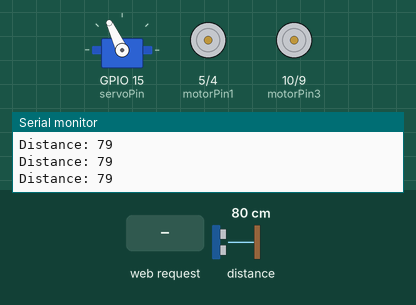
Recording of a sketch running on a simulated ESP8266 (NodeMCU). Shown: servo, motor-driver pin pairs drawn as motors (green arrow = first pin HIGH = forward, orange = second pin HIGH = backward, longer = more drive), the last lines printed to the serial monitor. Wiring (inferred from the names in the program): ultrasonic range finder: trigger GPIO 2; echo GPIO 0. Inputs (shaded band) come from the test bench; at power-on: distance to the obstacle 80 cm. The echo pulse lasts 58.3 µs per cm.

Above: at 3.6 s.
3.7 s: distance to the obstacle set to 24 cm
5.2 s: distance to the obstacle set to 20 cm
At 5.49 s:
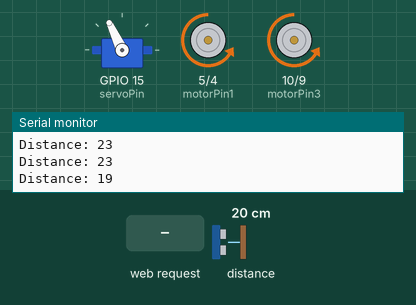
8.2 s: distance to the obstacle set to 35 cm
At 9.2 s:
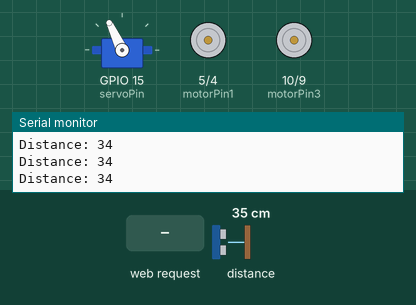
9.9 s: HTTP request GET /?State=F received
At 10.6 s:
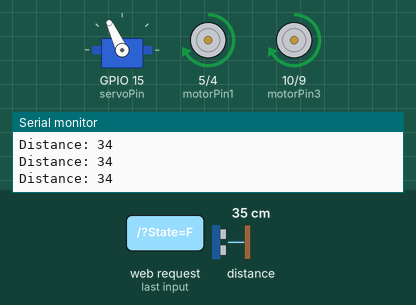
11.4 s: HTTP request GET /?State=L received
At 12.6 s:
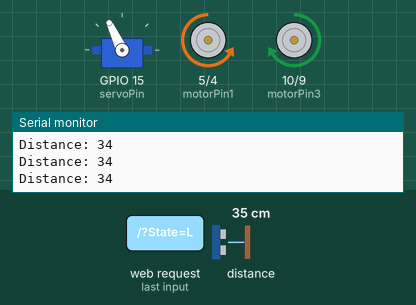
12.9 s: HTTP request GET /?State=B received
At 14.2 s:
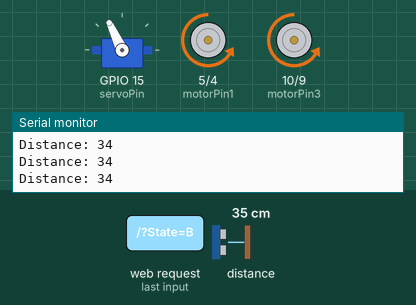
Timing chart, 0 to 15.4 s (numbered marks = the images above; inputs shaded):
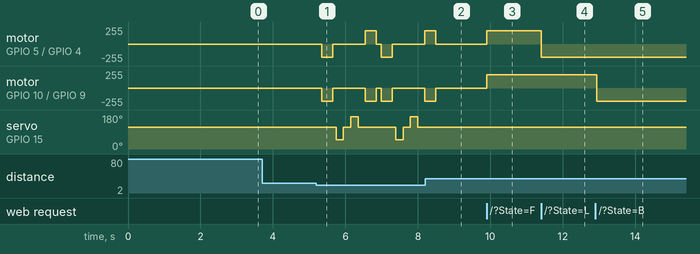

Measured:
- the behaviour switches between 22 and 21 cm on distance to the obstacle (found by bisection; images 0 and 1)
- after the input at 8.2 s, motor on GPIO 5 (motorPin1) / GPIO 4 (motorPin2), motor on GPIO 10 (motorPin3) / GPIO 9 (motorPin4): goes on until 8.5 s, then stays stopped; servo on GPIO 15 (servoPin): stays 115° (without the input it goes to 50° after 0.84 s)
- after the input at 9.9 s, motor on GPIO 5 (motorPin1) / GPIO 4 (motorPin2), motor on GPIO 10 (motorPin3) / GPIO 9 (motorPin4): stopped → forward 199/255 at once
- after the input at 11.4 s, motor on GPIO 5 (motorPin1) / GPIO 4 (motorPin2): forward 199/255 → backward 199/255 at once
- after the input at 12.9 s, motor on GPIO 10 (motorPin3) / GPIO 9 (motorPin4): forward 199/255 → backward 199/255 at once

The sketch:

Rover_overApp.ino
```cpp
#define motorPin1 5
#define motorPin2 4

#define motorPin3 10
#define motorPin4 9

#define servoPin 15

#define trigPin 2
#define echoPin 0


#include <Servo.h>
#include <ESP8266WiFi.h>
#include <WiFiClient.h>
#include <ESP8266WebServer.h>

// collision Avoidance setup
int distance = 100;

//Creating the servo object
Servo bigBoy;


String command;     //String to store app command state.
int speedCar = 800;         // 400 - 1023.
int speed_Coeff = 3;

const char* ssid = "NodeMCU Car";
ESP8266WebServer server(80);

void setup(){
    // motion setup
    pinMode(motorPin1, OUTPUT);
    pinMode(motorPin2, OUTPUT);
    pinMode(motorPin3, OUTPUT);
    pinMode(motorPin4, OUTPUT);

    Serial.begin(115200);   // COM listener

    // Collision avoidance
    bigBoy.attach(servoPin);
    bigBoy.write(115);
    pinMode(trigPin, OUTPUT);
    pinMode(echoPin, INPUT);
    delay(2000);
    distance = readDistance();
    delay(100);
    distance = readDistance();
    delay(100);
    distance = readDistance();
    delay(100);
    distance = readDistance();
    delay(100);

    // Connecting WiFi
    WiFi.mode(WIFI_AP);
    WiFi.softAP(ssid);

    IPAddress myIP = WiFi.softAPIP();
    Serial.print("AP IP address: ");
    Serial.println(myIP);

    // Starting WEB-server
    server.on ( "/", HTTP_handleRoot );
    server.onNotFound ( HTTP_handleRoot );
    server.begin();
}

//////////// MOTION//////////////////////////
void goAhead(){
    analogWrite(motorPin1, speedCar);
    analogWrite(motorPin3, speedCar);
    digitalWrite(motorPin2, LOW);
    digitalWrite(motorPin4, LOW);
}

void goBack(){
    analogWrite(motorPin2, speedCar);
    analogWrite(motorPin4, speedCar);
    digitalWrite(motorPin1, LOW);
    digitalWrite(motorPin3, LOW);
}

void goRight(){
    analogWrite(motorPin1, speedCar);
    analogWrite(motorPin4, speedCar);
    digitalWrite(motorPin2, LOW);
    digitalWrite(motorPin3, LOW);
}

void goLeft(){
    analogWrite(motorPin2, speedCar);
    analogWrite(motorPin3, speedCar);
    digitalWrite(motorPin1, LOW);
    digitalWrite(motorPin4, LOW);
}

void goAheadRight(){
    analogWrite(motorPin3, speedCar/speed_Coeff);
    analogWrite(motorPin1, speedCar);
    digitalWrite(motorPin2, LOW);
    digitalWrite(motorPin4, LOW);
}

void goAheadLeft(){
    analogWrite(motorPin1, speedCar/speed_Coeff);
    analogWrite(motorPin3, speedCar);
    digitalWrite(motorPin2, LOW);
    digitalWrite(motorPin4, LOW);
}

void goBackRight(){
    analogWrite(motorPin4, speedCar/speed_Coeff);
    analogWrite(motorPin1, speedCar);
    digitalWrite(motorPin2, LOW);
    digitalWrite(motorPin3, LOW);
}

void goBackLeft(){
    analogWrite(motorPin1, speedCar/speed_Coeff);
    analogWrite(motorPin4, speedCar);
    digitalWrite(motorPin2, LOW);
    digitalWrite(motorPin3, LOW);
}

void stopRobot(){
  //Stop
    digitalWrite(motorPin1, LOW);
    digitalWrite(motorPin2, LOW);
    digitalWrite(motorPin3, LOW);
    digitalWrite(motorPin4, LOW);
}
//////////////////////////////////////////////////


/////////// Collision avoidance //////////////////////
int lookRight()
{
    bigBoy.write(50);
    delay(200);
    int distance = readDistance();
    bigBoy.write(115);
    delay(200);
    return distance;
}

int lookLeft()
{
    bigBoy.write(170);
    delay(200);
    int distance = readDistance();
    bigBoy.write(115);
    delay(200);
    return distance;
}

int readDistance() {
    long duration;
    int distance;
    // Clears the trigPin
    digitalWrite(trigPin, LOW);
    delayMicroseconds(2);

    // Sets the trigPin on HIGH state for 10 micro seconds
    digitalWrite(trigPin, HIGH);
    delayMicroseconds(10);
    digitalWrite(trigPin, LOW);

    // Reads the echoPin, returns the sound wave travel time in microseconds
    duration = pulseIn(echoPin, HIGH);

    // Calculating the distance
    distance= duration*0.034/2;
    Serial.print("Distance: ");
    Serial.println(distance);
    return distance;
}
///////////////////////////////////////////////////////////////

void loop() {
      // START /////
      handleMotion();
}


void handleMotion(){
   int distanceR = 0;
   int distanceL = 0;
   delay(40);

   if(distance<=20)
   {
      stopRobot();
      delay(100);
      goBack();
      delay(300);
      stopRobot();
      delay(100);
      distanceR = lookRight();
      distanceL = lookLeft();

      if(distanceR>=distanceL)
      {
        goRight();
        delay(300);
        stopRobot();
      }
      else
      {
        goLeft();
        delay(300);
        stopRobot();
      }
   }

   else
   {
      server.handleClient();

      command = server.arg("State");
      if (command == "F") goAhead();
      else if (command == "B") goBack();
      else if (command == "L") goLeft();
      else if (command == "R") goRight();
      else if (command == "I") goAheadRight();
      else if (command == "G") goAheadLeft();
      else if (command == "J") goBackRight();
      else if (command == "H") goBackLeft();
      else if (command == "0") speedCar = 400;
      else if (command == "1") speedCar = 470;
      else if (command == "2") speedCar = 540;
      else if (command == "3") speedCar = 610;
      else if (command == "4") speedCar = 680;
      else if (command == "5") speedCar = 750;
      else if (command == "6") speedCar = 820;
      else if (command == "7") speedCar = 890;
      else if (command == "8") speedCar = 960;
      else if (command == "9") speedCar = 1023;
      else if (command == "S") stopRobot();
   }
   distance = readDistance();
}

void HTTP_handleRoot(void) {

if( server.hasArg("State") ){
       Serial.println(server.arg("State"));
  }
  server.send ( 200, "text/html", "" );
  delay(1);
}
```
